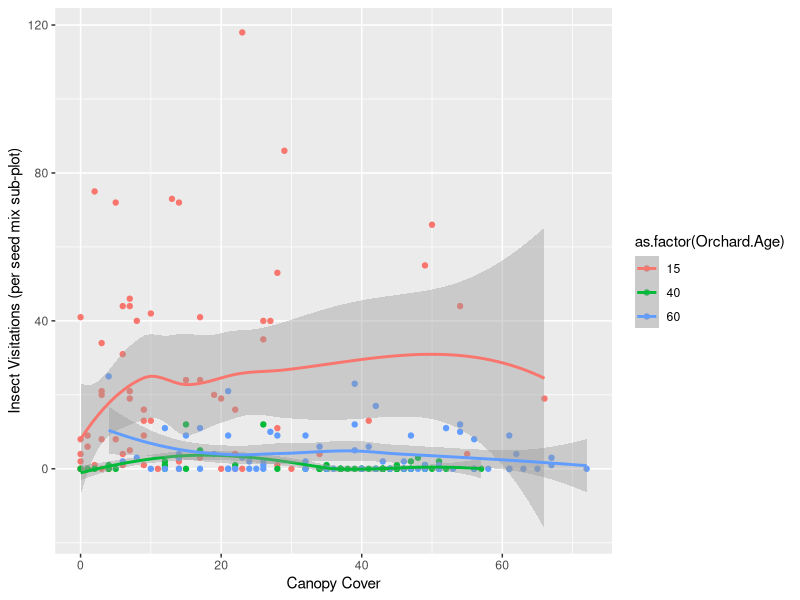
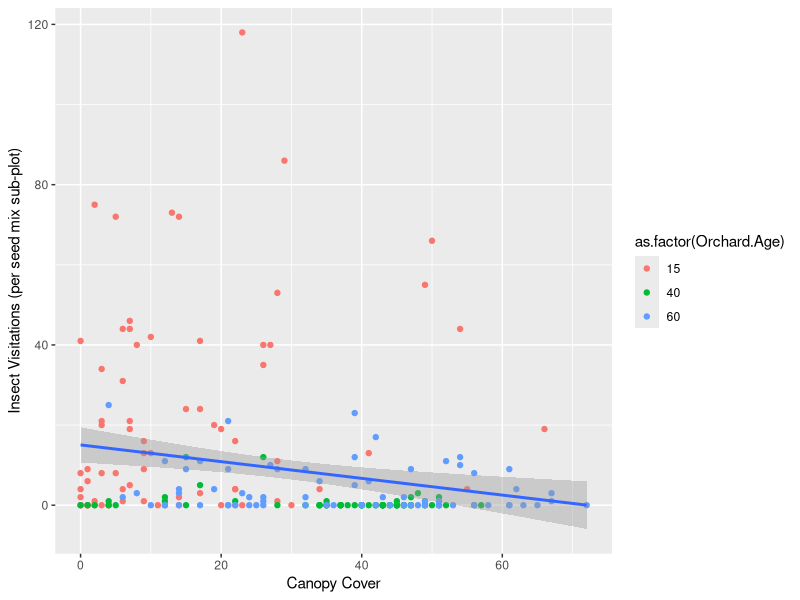

Recreate these plots in R, in order.
## POLLINATOR THESIS PROJECT FIGURES
## Canopy cover vs. pollinator abundances


## Libraries needed
library(tidyverse)
library(ggplot2)
library(dplyr)
library(nlme)
library(multcomp)

#############################
#############################
## Import data
## Clean up column names and columns

observedpollinators <- read.csv("observedpollinators_2021.csv")%>%
  mutate(Management=ifelse(Management=="flailscrape", "scraped", ifelse(Management=="flail", "flailed", Management)))%>%
  mutate(Seed.Mix=ifelse(Seed.Mix=="annuals", "annual", ifelse(Seed.Mix=="perennials", "perennial", Seed.Mix)))
names(observedpollinators) <- c ("Month", "Orchard.Age", "Block", "Management", "Seed.Mix", "Host.Plant", "Morphospecies", "Number", "Notes")
#before proceeding to merge you'll need to summarize this down to the month level example below
observedpollinators<-observedpollinators%>%
  group_by(Orchard.Age, Block, Management, Seed.Mix)%>%
  summarize(Number=sum(Number))

canopycover <- read.csv("canopy_cover.csv")%>%
  filter(year==2021)%>% #have to do this here
  mutate(seedmix=ifelse(seedmix=="annuals", "annual", ifelse(seedmix=="perennials", "perennial", seedmix)))
names(canopycover) <- c("Orchard.Age", "Block", "Management", "Seed.Mix", "Canopy", "Year")
#############################
#############################

## I want to compare pollinator abundance and canopy cover, and I'd also like to keep the
## orchard age variable in there so that I can see if that has an effect (since canopy
## cover tended to vary with age)
## I also want to filter out 2020 data, since pollinators were only collected in 2021
#why? canopy is at the seeding plot level
#A: Maybe I can just select for canopy instead? I just want to include the canopy values in the
#'canopyvisits' dataset for the plot

canopyvisits <- full_join(observedpollinators, canopycover) %>%
  mutate(Number=ifelse(is.na(Number), 0, Number))%>%
  group_by(Orchard.Age, Block, Canopy, Seed.Mix) %>% 
  summarise(Number = sum(Number))

## Plot

ggplot(canopyvisits, aes(x=Canopy, y=Number, colour=as.factor(Orchard.Age))) +
  geom_point() +
  labs(x="Canopy Cover", y = "Insect Visitations (per seed mix sub-plot)") +
  stat_smooth()

ggplot(canopyvisits, aes(x=Canopy, y=Number)) +
  geom_point(aes(colour=as.factor(Orchard.Age))) +
  labs(x="Canopy Cover", y = "Insect Visitations (per seed mix sub-plot)") +
  stat_smooth(method="lm")

#############################
#############################

## Statistics
## I'm using a mixed model. 'lme' uses t-tests and f-tests to find the significance between
## canopy cover and insect visits. Canopy cover is a random effect.

mmcanopy<-lme(Number~Canopy, random = ~1|Block, data = canopyvisits, na.action=na.omit)
summary(mmcanopy)
anova(mmcanopy)
## When effect of orchard age is removed, significant.
## Because orchard age is strongly tied to canopy

mmcanopy2<-lme(Number~Seed.Mix+Canopy, random = ~1|Block/Orchard.Age, data = canopyvisits, na.action=na.omit)
summary(mmcanopy2)
anova(mmcanopy2) 
#seed mix yes, canopy no

## testing canopy cover by orchard age
mmcanopy3<-lme(Canopy~Orchard.Age, random = ~1|Block, data = canopyvisits, na.action=na.omit)
summary(mmcanopy3)
anova(mmcanopy3)
